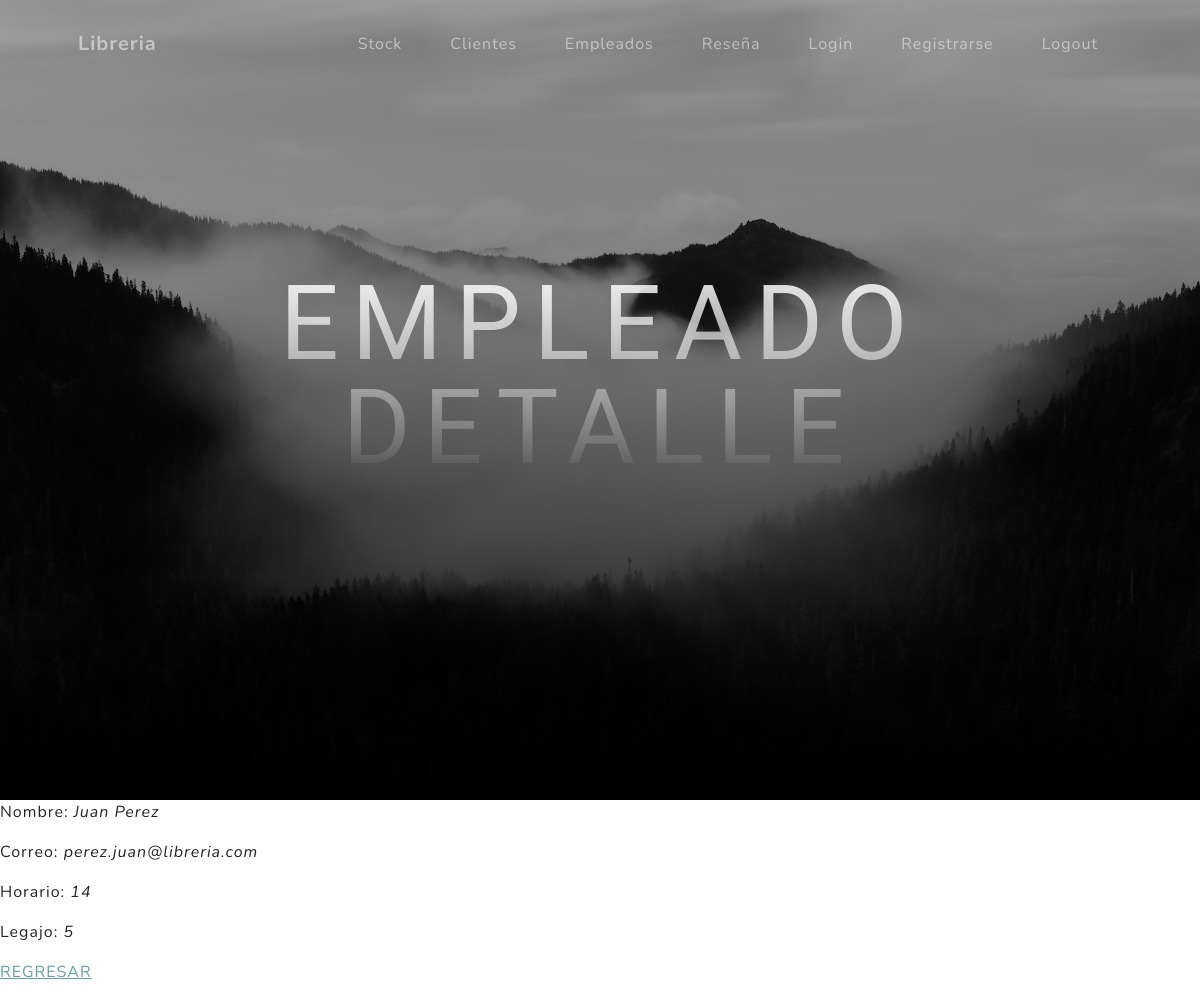
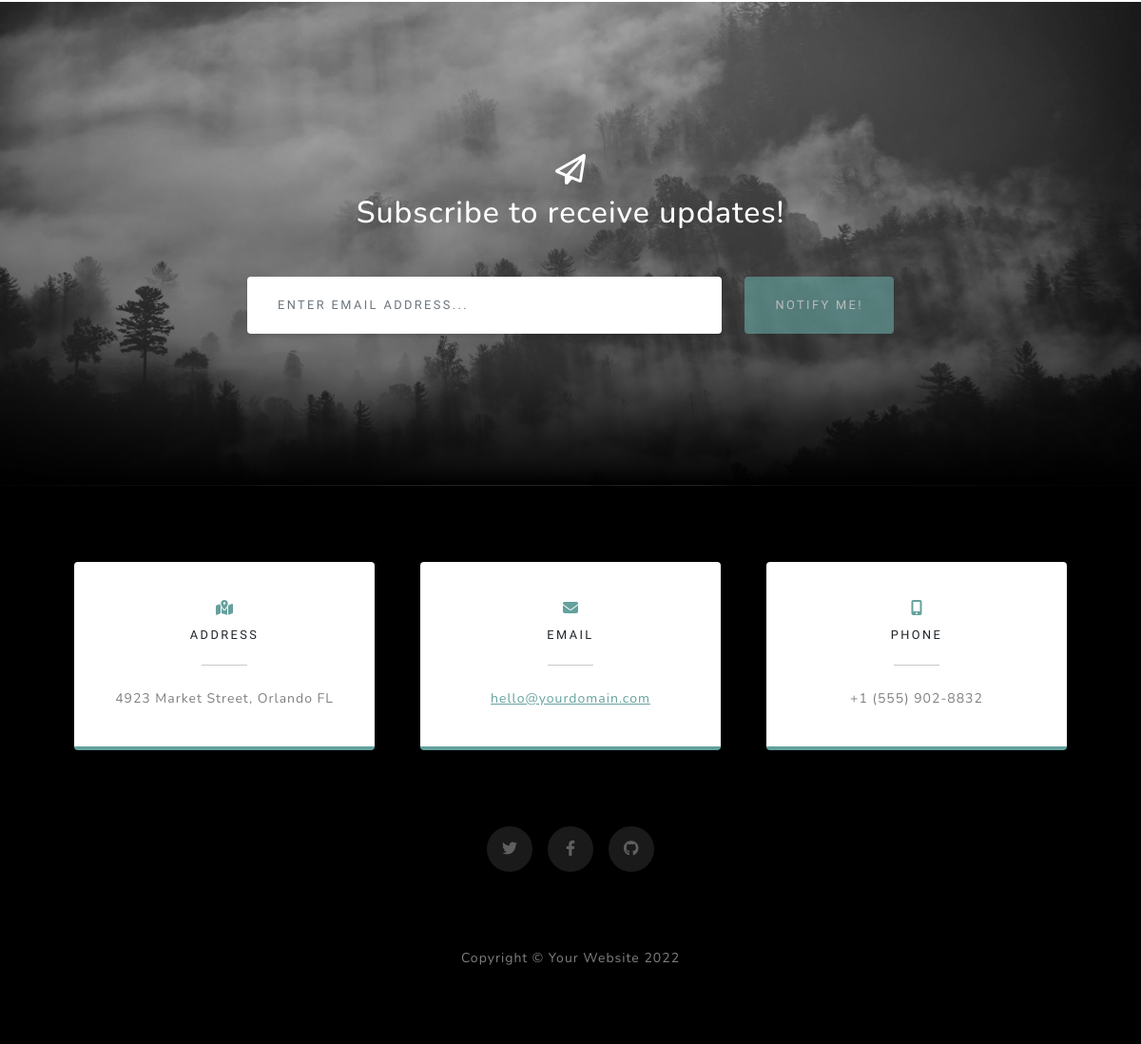
/AppLibreria/empleados/1, run on the app's committed database (2 pictures, top to bottom).
### APP_Libreria/models.py (models this page shows, shortened)
class Empleados(models.Model):
    nombre = models.CharField(max_length=64)
    correo = models.EmailField()
    cumpleanios = models.DateField()
    horario = models.IntegerField()
    legajo = models.IntegerField()

### APP_Libreria/views.py (the view)
# urls.py: path("empleados/<pk>", Empleadodetalle.as_view(), name="empleados_detalle"),
class Empleadodetalle(DetailView):
    model= Empleados
    template_name= "empleados_detalle.html"

### APP_Libreria/templates/empleados_detalle.html
{% extends "inicio.html" %}
{% load static %}
{% block titulo %}
<h1 class="mb-5">EMPLEADO DETALLE</h1>
{% endblock %}
{% block libreria %}
    <p>Nombre: <i>{{ empleados.nombre }}</i></p>
    <p>Correo: <i>{{ empleados.correo }}</i></p>
    <p>Horario: <i>{{ empleados.horario }}</i></p>
    <p>Legajo: <i>{{ empleados.legajo }}</i></p>
<p>
    <a href="{% url 'empleados' %}"> REGRESAR</a>
</p>
{% endblock %}

### data on the page
Empleados: nombre "Juan Perez", correo "perez.juan@libreria.com", horario "14", legajo "5"
